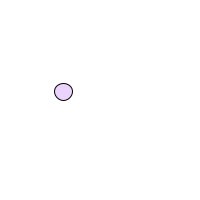
Frame 1 (no input)
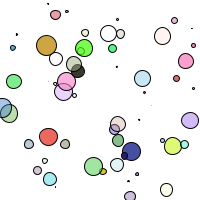
Frame 60 (the mouse pressed at the canvas centre just before this capture)
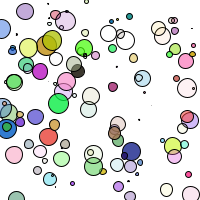
Frame 120 (the mouse held since frame 60 and released just before this capture)

The Processing sketch that drew these frames (run headless with seeded random() and noise(); from frame 60 on, the mouse is pressed at the canvas centre):

// Processing sketch: processing_9229
// ── processing_9229.pde

float r= 100;
float g= 150;
float b= 200;
float a= 200;

float diam = 20;
float x= 100;
float y= 100;

void setup() {
  size(200,200);
  background(255);
  smooth();
}

void draw() {
  r = random(255);
  g = random(255);
  b = random(255);
  a = random(255);
  diam = random(20);
  x = random(width);
  y = random(height);
  
  stroke(0);
  fill(r,g,b,a);
  ellipse(x,y,diam,diam);
  
}
